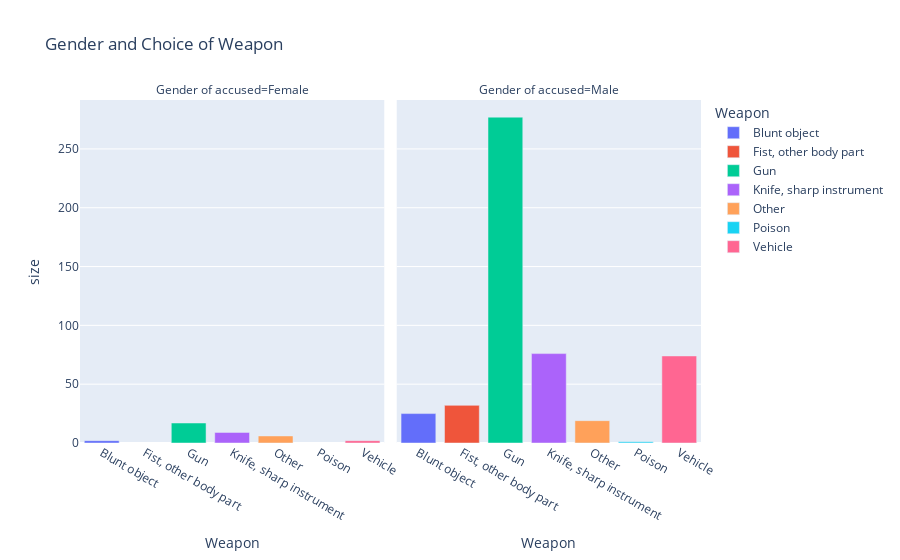

Notebook source saved alongside this figure:
### Code cell
# Create DataFrame which groups by gender and weapon and adds a count ('size') column
phl_by_weapon = phl_crime.groupby(
    ["Weapon", "Gender of accused"], as_index=False
).size()

# Use px.bar() to indicate that we want to create bar charts
fig = px.bar(
    phl_by_weapon,
    x="Weapon",
    y="size",
    facet_col="Gender of accused",  # Use facet_col parameter to specify which field to split graph by
    color="Weapon",
    title="Gender and Choice of Weapon",
)
fig.show()

### Figure 1 — Plotly figure (JSON) as saved in the notebook; plotly's stock layout.template omitted (floating-point values rounded to 4 significant figures)
{"data": [{"alignmentgroup": "True", "hovertemplate": "Weapon=%{x}<br>Gender of accused=Female<br>size=%{y}<extra></extra>", "legendgroup": "Blunt object", "marker": {"color": "#636efa", "pattern": {"shape": ""}}, "name": "Blunt object", "offsetgroup": "Blunt object", "orientation": "v", "showlegend": true, "textposition": "auto", "type": "bar", "x": ["Blunt object"], "xaxis": "x", "y": [2], "yaxis": "y"}, {"alignmentgroup": "True", "hovertemplate": "Weapon=%{x}<br>Gender of accused=Male<br>size=%{y}<extra></extra>", "legendgroup": "Blunt object", "marker": {"color": "#636efa", "pattern": {"shape": ""}}, "name": "Blunt object", "offsetgroup": "Blunt object", "orientation": "v", "showlegend": false, "textposition": "auto", "type": "bar", "x": ["Blunt object"], "xaxis": "x2", "y": [25], "yaxis": "y2"}, {"alignmentgroup": "True", "hovertemplate": "Weapon=%{x}<br>Gender of accused=Male<br>size=%{y}<extra></extra>", "legendgroup": "Fist, other body part", "marker": {"color": "#EF553B", "pattern": {"shape": ""}}, "name": "Fist, other body part", "offsetgroup": "Fist, other body part", "orientation": "v", "showlegend": true, "textposition": "auto", "type": "bar", "x": ["Fist, other body part"], "xaxis": "x2", "y": [32], "yaxis": "y2"}, {"alignmentgroup": "True", "hovertemplate": "Weapon=%{x}<br>Gender of accused=Female<br>size=%{y}<extra></extra>", "legendgroup": "Gun", "marker": {"color": "#00cc96", "pattern": {"shape": ""}}, "name": "Gun", "offsetgroup": "Gun", "orientation": "v", "showlegend": true, "textposition": "auto", "type": "bar", "x": ["Gun"], "xaxis": "x", "y": [17], "yaxis": "y"}, {"alignmentgroup": "True", "hovertemplate": "Weapon=%{x}<br>Gender of accused=Male<br>size=%{y}<extra></extra>", "legendgroup": "Gun", "marker": {"color": "#00cc96", "pattern": {"shape": ""}}, "name": "Gun", "offsetgroup": "Gun", "orientation": "v", "showlegend": false, "textposition": "auto", "type": "bar", "x": ["Gun"], "xaxis": "x2", "y": [277], "yaxis": "y2"}, {"alignmentgroup": "True", "hovertemplate": "Weapon=%{x}<br>Gender of accused=Female<br>size=%{y}<extra></extra>", "legendgroup": "Knife, sharp instrument", "marker": {"color": "#ab63fa", "pattern": {"shape": ""}}, "name": "Knife, sharp instrument", "offsetgroup": "Knife, sharp instrument", "orientation": "v", "showlegend": true, "textposition": "auto", "type": "bar", "x": ["Knife, sharp instrument"], "xaxis": "x", "y": [9], "yaxis": "y"}, {"alignmentgroup": "True", "hovertemplate": "Weapon=%{x}<br>Gender of accused=Male<br>size=%{y}<extra></extra>", "legendgroup": "Knife, sharp instrument", "marker": {"color": "#ab63fa", "pattern": {"shape": ""}}, "name": "Knife, sharp instrument", "offsetgroup": "Knife, sharp instrument", "orientation": "v", "showlegend": false, "textposition": "auto", "type": "bar", "x": ["Knife, sharp instrument"], "xaxis": "x2", "y": [76], "yaxis": "y2"}, {"alignmentgroup": "True", "hovertemplate": "Weapon=%{x}<br>Gender of accused=Female<br>size=%{y}<extra></extra>", "legendgroup": "Other", "marker": {"color": "#FFA15A", "pattern": {"shape": ""}}, "name": "Other", "offsetgroup": "Other", "orientation": "v", "showlegend": true, "textposition": "auto", "type": "bar", "x": ["Other"], "xaxis": "x", "y": [6], "yaxis": "y"}, {"alignmentgroup": "True", "hovertemplate": "Weapon=%{x}<br>Gender of accused=Male<br>size=%{y}<extra></extra>", "legendgroup": "Other", "marker": {"color": "#FFA15A", "pattern": {"shape": ""}}, "name": "Other", "offsetgroup": "Other", "orientation": "v", "showlegend": false, "textposition": "auto", "type": "bar", "x": ["Other"], "xaxis": "x2", "y": [19], "yaxis": "y2"}, {"alignmentgroup": "True", "hovertemplate": "Weapon=%{x}<br>Gender of accused=Male<br>size=%{y}<extra></extra>", "legendgroup": "Poison", "marker": {"color": "#19d3f3", "pattern": {"shape": ""}}, "name": "Poison", "offsetgroup": "Poison", "orientation": "v", "showlegend": true, "textposition": "auto", "type": "bar", "x": ["Poison"], "xaxis": "x2", "y": [1], "yaxis": "y2"}, {"alignmentgroup": "True", "hovertemplate": "Weapon=%{x}<br>Gender of accused=Female<br>size=%{y}<extra></extra>", "legendgroup": "Vehicle", "marker": {"color": "#FF6692", "pattern": {"shape": ""}}, "name": "Vehicle", "offsetgroup": "Vehicle", "orientation": "v", "showlegend": true, "textposition": "auto", "type": "bar", "x": ["Vehicle"], "xaxis": "x", "y": [2], "yaxis": "y"}, {"alignmentgroup": "True", "hovertemplate": "Weapon=%{x}<br>Gender of accused=Male<br>size=%{y}<extra></extra>", "legendgroup": "Vehicle", "marker": {"color": "#FF6692", "pattern": {"shape": ""}}, "name": "Vehicle", "offsetgroup": "Vehicle", "orientation": "v", "showlegend": false, "textposition": "auto", "type": "bar", "x": ["Vehicle"], "xaxis": "x2", "y": [74], "yaxis": "y2"}], "layout": {"annotations": [{"font": {}, "showarrow": false, "text": "Gender of accused=Female", "x": 0.245, "xanchor": "center", "xref": "paper", "y": 1, "yanchor": "bottom", "yref": "paper"}, {"font": {}, "showarrow": false, "text": "Gender of accused=Male", "x": 0.755, "xanchor": "center", "xref": "paper", "y": 1, "yanchor": "bottom", "yref": "paper"}], "barmode": "relative", "legend": {"title": {"text": "Weapon"}, "tracegroupgap": 0}, "title": {"text": "Gender and Choice of Weapon"}, "xaxis": {"anchor": "y", "categoryarray": ["Blunt object", "Fist, other body part", "Gun", "Knife, sharp instrument", "Other", "Poison", "Vehicle"], "categoryorder": "array", "domain": [0, 0.49], "title": {"text": "Weapon"}}, "xaxis2": {"anchor": "y2", "categoryarray": ["Blunt object", "Fist, other body part", "Gun", "Knife, sharp instrument", "Other", "Poison", "Vehicle"], "categoryorder": "array", "domain": [0.51, 1], "matches": "x", "title": {"text": "Weapon"}}, "yaxis": {"anchor": "x", "domain": [0, 1], "title": {"text": "size"}}, "yaxis2": {"anchor": "x2", "domain": [0, 1], "matches": "y", "showticklabels": false}}}
